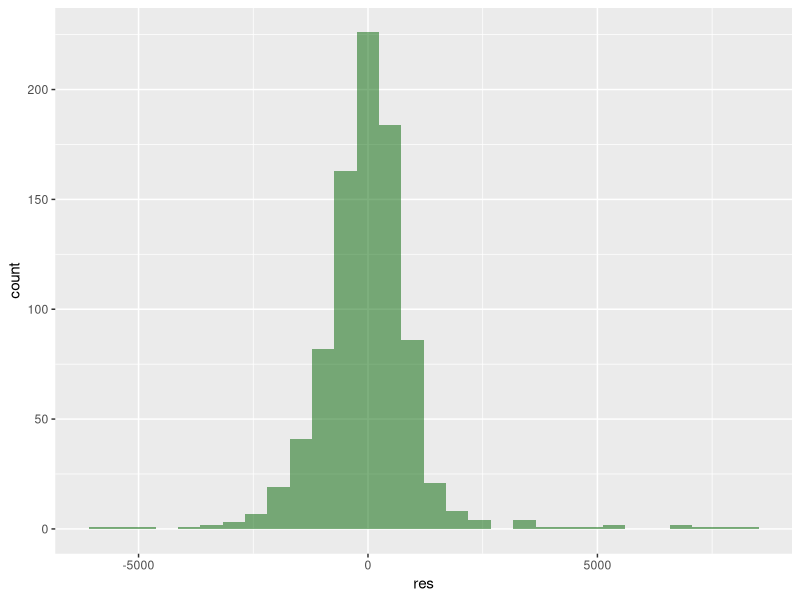

Here is the R script that generated this plot:


# loading the libraries 
library(ggplot2)
library(glmnet)

# setting the seed 
set.seed(42)

# loading the data frame 
data = read.table('nse.csv',sep = ',',header = TRUE)

# attaching the data 
attach(data)

df = data[,c('Open', 'High', 'Low','Close', 'Total.Trade.Quantity','Turnover_Lacs')]

# converting the data to numerical matrix
dm = data.matrix(df, rownames.force = NA)

# dividing the trade column by 10,000
dm[,'Total.Trade.Quantity'] = dm[,'Total.Trade.Quantity']/100000

# converting back to dataframe
dm = as.data.frame(dm)

## splitting the data into train and test
library(caTools)
sample = sample.split(dm$Open,SplitRatio = 0.7)
train = subset(dm, sample ==TRUE)
test = subset(dm, sample == FALSE)


# getting the correlation
# print(cor(dm))


# creating the first model
model1 = lm(Turnover_Lacs~.,data = train )
summary(model1)


# checking the residuals of our model
res = residuals(model1)
res = as.data.frame(res)

# plotting the residuals
ggplot(res,aes(res))+geom_histogram(fill='dark green',alpha=0.5)


turn_predictions = predict(model1, test)
result = cbind(turn_predictions, test$Turnover_Lacs)
colnames(result) = c('pred', 'real')
result = as.data.frame(result)



# calculating the mean square error
mse = mean((result$real - result$pred)^2)
print(mse)


# calculating the rmse
rmse = mse^0.5
print(rmse)


# calculating the sse and sst and then calcualting the coefficient of regression
sse = sum((result$pred - result$real)^2)
sst = sum((mean(train$Turnover_Lacs )- result$real)^2)
r2 = 1 - (sse/sst)
print(r2)



# ridge regression for overcoming overfitting
library(dplyr)
library(caret)

num.cols = sapply(dm,is.numeric)
dummies = dummyVars(Turnover_Lacs ~., data = dm[,num.cols])
print(dummies)


train_dummies = predict(dummies, newdata = train[,num.cols])
test_dummies = predict(dummies,newdata = test[,num.cols])
print(dim(train_dummies))


print(dim(test_dummies))


x = as.matrix(train_dummies)
x_test = as.matrix(test_dummies)

y_train = train$Turnover_Lacs
y_test = test$Turnover_Lacs
lambdas = 10^seq(2,-3,by = -.1)
ridge_reg = glmnet(x,y_train, nlambda = 25, alpha = 0, family= 'gaussian', lambda =
                     lambdas)
summary(ridge_reg)


# getting the optimal value of lambda
cv_ridge <- cv.glmnet(x, y_train, alpha = 0, lambda = lambdas)
optimal_lambda <- cv_ridge$lambda.min
optimal_lambda


# Compute R^2 from true and predicted values
eval_results <- function(true, predicted, df) {
  SSE <- sum((predicted - true)^2)
  SST <- sum((true - mean(true))^2)
  R_square <- 1 - SSE / SST
  RMSE = sqrt(SSE/nrow(df))
  # Model performance metrics
  data.frame(
    RMSE = RMSE,
    Rsquare = R_square
  )
}

# Prediction and evaluation on train data
predictions_train <- predict(ridge_reg, s = optimal_lambda, newx = x)
eval_results(y_train, predictions_train, train)


# Prediction and evaluation on test data
predictions_test <- predict(ridge_reg, s = optimal_lambda, newx = x_test)
eval_results(y_test, predictions_test, test)
